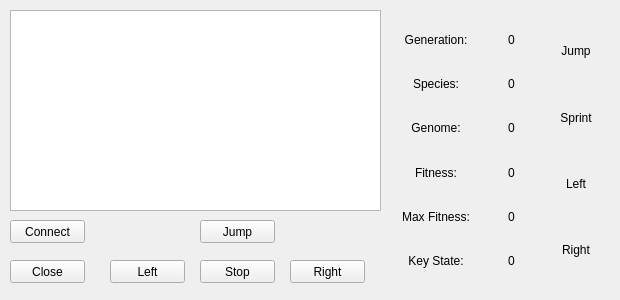
<?xml version="1.0" encoding="UTF-8"?>
<ui version="4.0">
 <class>MainWindow</class>
 <widget class="QMainWindow" name="MainWindow">
  <property name="geometry">
   <rect>
    <x>0</x>
    <y>0</y>
    <width>620</width>
    <height>300</height>
   </rect>
  </property>
  <property name="maximumSize">
   <size>
    <width>620</width>
    <height>300</height>
   </size>
  </property>
  <property name="windowTitle">
   <string>RoboCop NEAT Controller</string>
  </property>
  <property name="windowIcon">
   <iconset>
    <normaloff>Assets/UI/RC_NEAT_Icon.png</normaloff>Assets/UI/RC_NEAT_Icon.png</iconset>
  </property>
  <widget class="QWidget" name="centralWidget">
   <widget class="QPushButton" name="Jump">
    <property name="geometry">
     <rect>
      <x>200</x>
      <y>220</y>
      <width>75</width>
      <height>23</height>
     </rect>
    </property>
    <property name="text">
     <string>Jump</string>
    </property>
   </widget>
   <widget class="QPushButton" name="Stop">
    <property name="geometry">
     <rect>
      <x>200</x>
      <y>260</y>
      <width>75</width>
      <height>23</height>
     </rect>
    </property>
    <property name="text">
     <string>Stop</string>
    </property>
   </widget>
   <widget class="QPushButton" name="Left">
    <property name="geometry">
     <rect>
      <x>110</x>
      <y>260</y>
      <width>75</width>
      <height>23</height>
     </rect>
    </property>
    <property name="text">
     <string>Left</string>
    </property>
   </widget>
   <widget class="QPushButton" name="Right">
    <property name="geometry">
     <rect>
      <x>290</x>
      <y>260</y>
      <width>75</width>
      <height>23</height>
     </rect>
    </property>
    <property name="text">
     <string>Right</string>
    </property>
   </widget>
   <widget class="QPushButton" name="Connect">
    <property name="geometry">
     <rect>
      <x>10</x>
      <y>220</y>
      <width>75</width>
      <height>23</height>
     </rect>
    </property>
    <property name="text">
     <string>Connect</string>
    </property>
   </widget>
   <widget class="QTextEdit" name="Log">
    <property name="geometry">
     <rect>
      <x>10</x>
      <y>10</y>
      <width>371</width>
      <height>201</height>
     </rect>
    </property>
    <property name="font">
     <font>
      <family>Courier</family>
     </font>
    </property>
   </widget>
   <widget class="QPushButton" name="closePB">
    <property name="geometry">
     <rect>
      <x>10</x>
      <y>260</y>
      <width>75</width>
      <height>23</height>
     </rect>
    </property>
    <property name="text">
     <string>Close</string>
    </property>
   </widget>
   <widget class="QWidget" name="horizontalLayoutWidget">
    <property name="geometry">
     <rect>
      <x>390</x>
      <y>10</y>
      <width>221</width>
      <height>281</height>
     </rect>
    </property>
    <layout class="QHBoxLayout" name="horizontalLayout_7" stretch="3,1">
     <item>
      <layout class="QVBoxLayout" name="verticalLayout">
       <item>
        <layout class="QHBoxLayout" name="horizontalLayout">
         <item>
          <widget class="QLabel" name="genLabel">
           <property name="text">
            <string>Generation:</string>
           </property>
           <property name="alignment">
            <set>Qt::AlignCenter</set>
           </property>
          </widget>
         </item>
         <item>
          <widget class="QLabel" name="genNumberLabel">
           <property name="text">
            <string>0</string>
           </property>
           <property name="alignment">
            <set>Qt::AlignCenter</set>
           </property>
          </widget>
         </item>
        </layout>
       </item>
       <item>
        <layout class="QHBoxLayout" name="horizontalLayout_2">
         <item>
          <widget class="QLabel" name="speciesLabel">
           <property name="text">
            <string>Species:</string>
           </property>
           <property name="alignment">
            <set>Qt::AlignCenter</set>
           </property>
          </widget>
         </item>
         <item>
          <widget class="QLabel" name="speciesNumLabel">
           <property name="text">
            <string>0</string>
           </property>
           <property name="alignment">
            <set>Qt::AlignCenter</set>
           </property>
          </widget>
         </item>
        </layout>
       </item>
       <item>
        <layout class="QHBoxLayout" name="horizontalLayout_4">
         <item>
          <widget class="QLabel" name="genomeLabel">
           <property name="text">
            <string>Genome:</string>
           </property>
           <property name="alignment">
            <set>Qt::AlignCenter</set>
           </property>
          </widget>
         </item>
         <item>
          <widget class="QLabel" name="genomeNumLabel">
           <property name="text">
            <string>0</string>
           </property>
           <property name="alignment">
            <set>Qt::AlignCenter</set>
           </property>
          </widget>
         </item>
        </layout>
       </item>
       <item>
        <layout class="QHBoxLayout" name="horizontalLayout_3">
         <item>
          <widget class="QLabel" name="fitnessLabel">
           <property name="text">
            <string>Fitness:</string>
           </property>
           <property name="alignment">
            <set>Qt::AlignCenter</set>
           </property>
          </widget>
         </item>
         <item>
          <widget class="QLabel" name="fitnessNumLabel">
           <property name="text">
            <string>0</string>
           </property>
           <property name="alignment">
            <set>Qt::AlignCenter</set>
           </property>
          </widget>
         </item>
        </layout>
       </item>
       <item>
        <layout class="QHBoxLayout" name="horizontalLayout_5">
         <item>
          <widget class="QLabel" name="maxFitLabel">
           <property name="text">
            <string>Max Fitness:</string>
           </property>
           <property name="alignment">
            <set>Qt::AlignCenter</set>
           </property>
          </widget>
         </item>
         <item>
          <widget class="QLabel" name="maxFitNumLabel">
           <property name="text">
            <string>0</string>
           </property>
           <property name="alignment">
            <set>Qt::AlignCenter</set>
           </property>
          </widget>
         </item>
        </layout>
       </item>
       <item>
        <layout class="QHBoxLayout" name="horizontalLayout_6">
         <item>
          <widget class="QLabel" name="keyStateLabel">
           <property name="text">
            <string>Key State:</string>
           </property>
           <property name="alignment">
            <set>Qt::AlignCenter</set>
           </property>
          </widget>
         </item>
         <item>
          <widget class="QLabel" name="keyStateNumLabel">
           <property name="text">
            <string>0</string>
           </property>
           <property name="alignment">
            <set>Qt::AlignCenter</set>
           </property>
          </widget>
         </item>
        </layout>
       </item>
      </layout>
     </item>
     <item>
      <layout class="QVBoxLayout" name="verticalLayout_2">
       <item>
        <widget class="QLabel" name="jumpLabel">
         <property name="text">
          <string>Jump</string>
         </property>
         <property name="alignment">
          <set>Qt::AlignCenter</set>
         </property>
        </widget>
       </item>
       <item>
        <widget class="QLabel" name="sprintLabel">
         <property name="text">
          <string>Sprint</string>
         </property>
         <property name="alignment">
          <set>Qt::AlignCenter</set>
         </property>
        </widget>
       </item>
       <item>
        <widget class="QLabel" name="leftLabel">
         <property name="text">
          <string>Left</string>
         </property>
         <property name="alignment">
          <set>Qt::AlignCenter</set>
         </property>
        </widget>
       </item>
       <item>
        <widget class="QLabel" name="rightLabel">
         <property name="text">
          <string>Right</string>
         </property>
         <property name="alignment">
          <set>Qt::AlignCenter</set>
         </property>
        </widget>
       </item>
      </layout>
     </item>
    </layout>
   </widget>
  </widget>
 </widget>
 <layoutdefault spacing="6" margin="11"/>
 <resources/>
 <connections/>
</ui>
